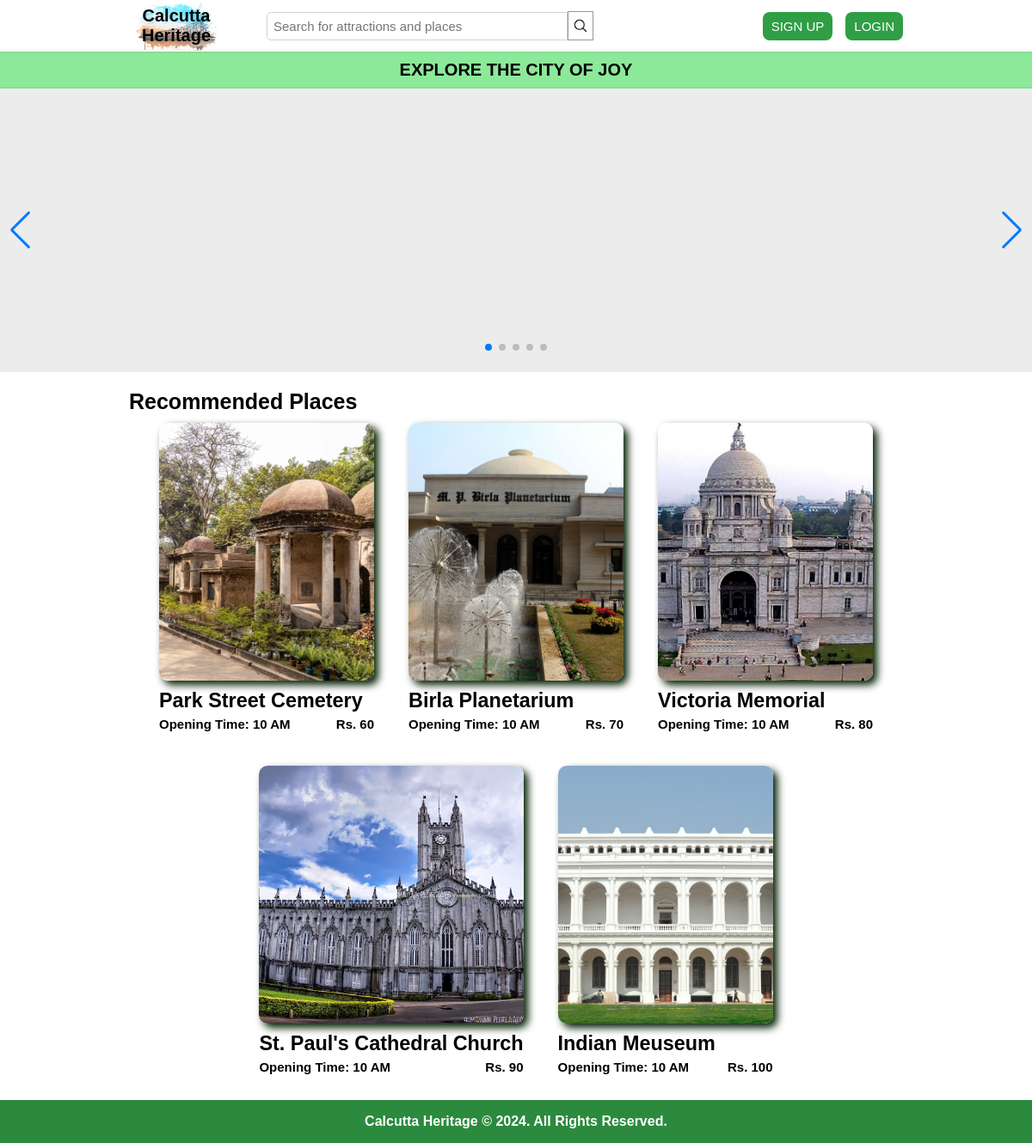
The page / on the database its author committed.
### tables this page shows
CREATE TABLE `attractions` (
  `attraction_id` int(2) NOT NULL,
  `attraction_name` varchar(255) NOT NULL,
  `attraction_description` varchar(255) NOT NULL,
  `attraction_image_url` text NOT NULL,
  `attraction_opening_hour` int(2) NOT NULL,
  `attraction_ticket_price` int(3) NOT NULL
);

### includes/functions.php (the view, shortened to what this page needs)
<?php
function view_attractions()
{
    global $connection;
    $select_all_query = "SELECT * FROM attractions";
    $result = mysqli_query($connection, $select_all_query);
    while ($row = mysqli_fetch_assoc($result)) {
        echo
            "
            <a href='payment.php?site={$row['attraction_name']}&pay={$row['attraction_ticket_price']}' class='card'>
        ";
        echo '<div style="background-image: url'
            . "('/otb/attraction_images/" .
            $row['attraction_image_url']
            . "')"
            . ' ;" class="card-img">
            </div>
            ';
        echo '         <div class="card-title">
                        <h3>
                        ' .
            $row['attraction_name']
            . '
                        </h3>
                    </div>
                <div class="card-description">
                    <span>Opening Time:
                        ' .
            $row['attraction_opening_hour']
            . '
                    AM</span>
                    <span>Rs.
                        ' .
            $row['attraction_ticket_price']
            . '
                    </span>
                </div>
            </a>
        ';
    }
}

### css/style.css (style rules this page uses)
*, *::after, *::after { margin: 0; padding: 0; box-sizing: inherit; }
html { font-size: 62.5%; scroll-behavior: smooth; font-family: Arial, Helvetica, sans-serif; }
body { box-sizing: border-box; }
a { text-decoration: none; color: black; }

### css/tickets.css (style rules this page uses)
.card { display: block; min-width: 25rem; cursor: pointer; }
.card-img { width: 100%; height: 30rem; background-position: center; background-size: cover; box-shadow: 5px 5px 10px rgb(1, 30, 1); border-radius: 10px; cursor: pointer; transition: all 0.15s ease-in-out; }
.card-title { width: 100%; padding-top: 1rem; font-size: 2rem; font-weight: 600; }
.card-description { padding-top: .5rem; display: flex; justify-content: space-between; font-size: 1.5rem; font-weight: 600; }

### rows shown on the page
attractions: attraction_image_url (picture), attraction_name "Park Street Cemetery", attraction_opening_hour "10", attraction_ticket_price "60"
attractions: attraction_image_url (picture), attraction_name "Birla Planetarium", attraction_opening_hour "10", attraction_ticket_price "70"
attractions: attraction_image_url (picture), attraction_name "Victoria Memorial", attraction_opening_hour "10", attraction_ticket_price "80"
attractions: attraction_image_url (picture), attraction_name "St. Paul's Cathedral Church", attraction_opening_hour "10", attraction_ticket_price "90"
attractions: attraction_image_url (picture), attraction_name "Indian Meuseum", attraction_opening_hour "10", attraction_ticket_price "100"
